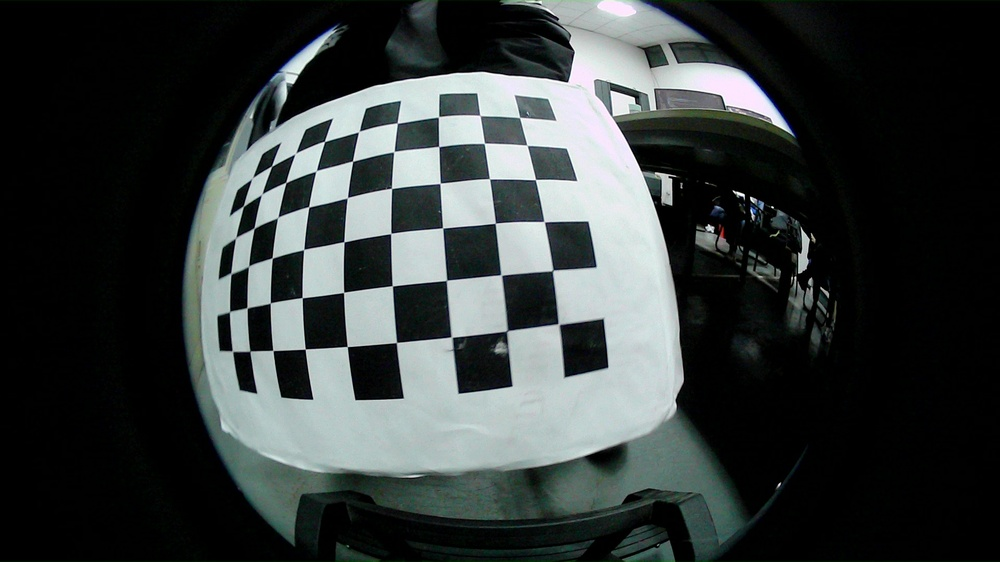
#> input picture AVM/tools/get_matrix_map/get_K_D_matrix/left/1back_distort - frame at 0m31s.jpg, 1000 x 562 px, shrunk from 1920 x 1080 before the run; its folder holds only this picture in this run
$ python 1080p_get_K_D_l.py   (older library calls are emulated)
#> lines starting #> are read from the running program, lines starting #| are printed output that depends on the picture; after the words box and inside, x2 and y2 are one past the last pixel; in counts of white or black regions, pixels touching at a corner belong together
#输入带有棋盘格的图像，脚本计算相机内参和畸变系数
import cv2
assert cv2.__version__[0] >= '3', 'The fisheye module requires opencv version >= 3.0.0'
import numpy as np
import os
import glob
import yaml
CHECKERBOARD = (6,9)#修改行和列
subpix_criteria = (cv2.TERM_CRITERIA_EPS+cv2.TERM_CRITERIA_MAX_ITER, 30, 0.1)
calibration_flags = cv2.fisheye.CALIB_RECOMPUTE_EXTRINSIC+cv2.fisheye.CALIB_CHECK_COND+cv2.fisheye.CALIB_FIX_SKEW
objp = np.zeros((1, CHECKERBOARD[0]*CHECKERBOARD[1], 3), np.float32)
objp[0,:,:2] = np.mgrid[0:CHECKERBOARD[0], 0:CHECKERBOARD[1]].T.reshape(-1, 2)
_img_shape = None
objpoints = [] # 3d point in real world space
imgpoints = [] # 2d points in image plane.
images = glob.glob('D:/mypython/works/fisheye/step1_ub_fisheye/left/*.jpg')  #D:/mypython/works/fisheye/step1_ub_fisheye/front/front/ - frame at 0m41s.jpg
imgcnt=0
for fname in images:
    img = cv2.imread(fname)
#> img is the input picture: shape (562, 1000, 3); mean B, G, R 59.7, 60.2, 54.6
    if _img_shape == None:
        _img_shape = img.shape[:2]
    else:
        assert _img_shape == img.shape[:2], "All images must share the same size."
    gray = cv2.cvtColor(img,cv2.COLOR_BGR2GRAY)
    # Find the chess board corners
    imgcnt+=1
    ret, corners = cv2.findChessboardCorners(gray, CHECKERBOARD, cv2.CALIB_CB_ADAPTIVE_THRESH+cv2.CALIB_CB_FAST_CHECK+cv2.CALIB_CB_NORMALIZE_IMAGE)
#> ret = True; corners = 54 rows, first 8: [519.7, 117.5], [527.2, 145.4], [535.4, 179.5], [544.4, 221.7], [552.8, 270.2], [557.4, 323.5], [479.9, 115.4], [484.4, 143.4]


    # If found, add object points, image points (after refining them)
    if ret == True:
        objpoints.append(objp)
        cv2.cornerSubPix(gray,corners,(3,3),(-1,-1),subpix_criteria)
        imgpoints.append(corners)

        cv2.drawChessboardCorners(img, CHECKERBOARD, corners, ret)
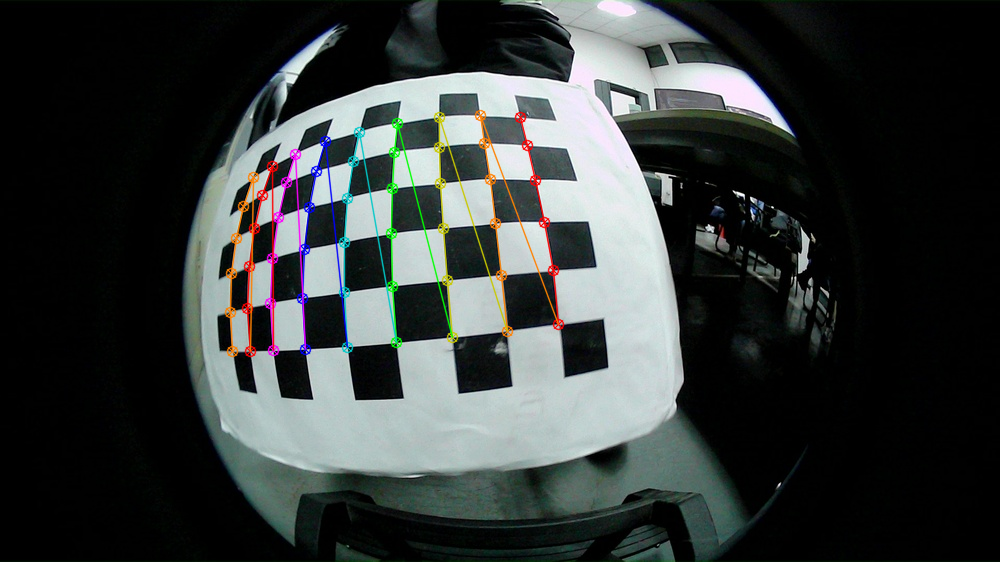
#> img: shape (562, 1000, 3); 2.51% of pixels changed, all inside (x1, y1, x2, y2) = (224, 109, 565, 358)

        # Display the image with corners
        output_dir = "D:/mypython/works/fisheye/step1_ub_fisheye/findcheekboard/"
        os.makedirs(output_dir, exist_ok=True)
        save_path = os.path.join("D:/mypython/works/fisheye/step1_ub_fisheye/findcheekboard/", f"corners_{imgcnt}.jpg")
        cv2.imwrite(save_path, img)
        cv2.imshow('Chessboard Corners', img)
        cv2.waitKey(500)  # Display for 500 milliseconds

    else:
        print(fname, "findChessboardCorners failed")
N_OK = len(objpoints)
K = np.zeros((3, 3))
D = np.zeros((4, 1))
rvecs = [np.zeros((1, 1, 3), dtype=np.float64) for i in range(N_OK)]
tvecs = [np.zeros((1, 1, 3), dtype=np.float64) for i in range(N_OK)]
rms, _, _, _, _ = \
    cv2.fisheye.calibrate(
        objpoints,
        imgpoints,
        gray.shape[::-1],
        K,
        D,
        rvecs,
        tvecs,
        calibration_flags,
        (cv2.TERM_CRITERIA_EPS+cv2.TERM_CRITERIA_MAX_ITER, 30, 1e-6)
    )
#> rms = 20.44


print("imgcnt:", imgcnt)
print("Found " + str(N_OK) + " valid images for calibration")
print("DIM=" + str(_img_shape[::-1]))
#| DIM=(1000, 562)
print("K=np.array(" + str(K.tolist()) + ")")
print("D=np.array(" + str(D.tolist()) + ")")
# 保存字典到YAML文件
calibration_data_l= {
    'K_l': K.tolist(),
    'D_l': D.tolist()

}
output_file = 'D:\\mypython\\works\\fisheye\\output\\calibration_data_left_1080p.yaml'
with open(output_file, 'w') as yaml_file:
    yaml.dump(calibration_data_l, yaml_file)

print(f"Calibration data saved to {output_file}")

#前视
# DIM=(640, 480)
# K=np.array([[284.99502635362364, 0.0, 300.27828654007135], [0.0, 284.5186362068991, 238.4126262617839], [0.0, 0.0, 1.0]])
# D=np.array([[-0.1754512266896831], [-0.00046628297758875045], [0.006797721272022029], [0.0005011272368661744]])

#去畸变

panorama = cv2.imread('D:/mypython/works/fisheye/input/original_img/distorted_l.jpg') #D:/mypython/works/fisheye/measure_img/original_img/distorted_front.jpg
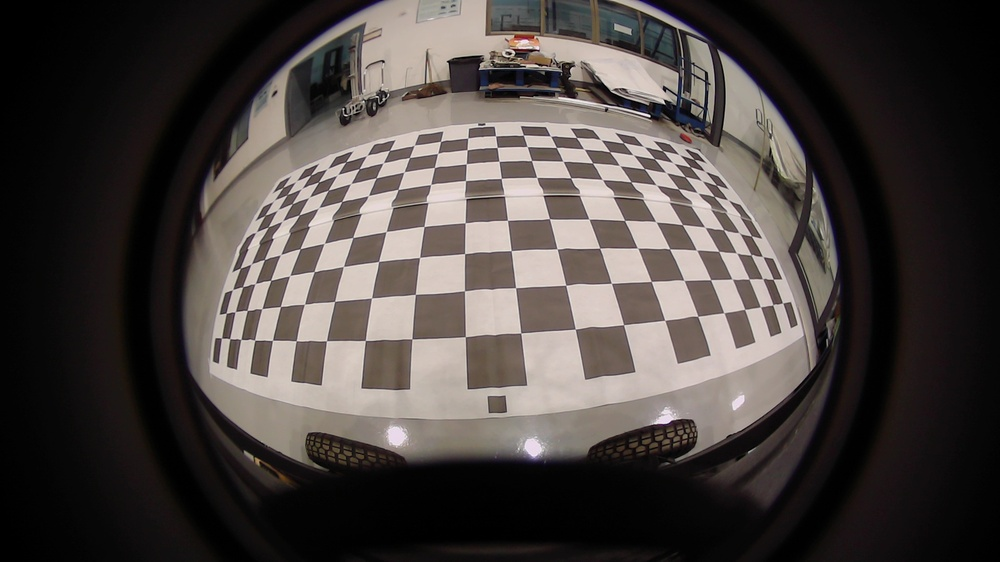
#> input picture AVM/source/input_for_text/distorted_l.jpg, 1000 x 562 px, shrunk from 1920 x 1080 before the run, found by its file name
#> panorama is the input picture: shape (562, 1000, 3); mean B, G, R 64.1, 67, 73.4

# [9 lines of commented-out code are left out]

K_l = K.copy()
K2_l = K.copy()
K2_l[:1,:1]=K[:1,:1]/3
K2_l[1:2,1:2]=K[1:2,1:2]/3
D_l = D.copy()
tx = 0# x 方向的平移像素数
translation_matrix = np.array([[1, 0, tx], [0, 1, 0], [0, 0, 1]],dtype=np.float32)

# 进行鱼眼矫正
width, height = panorama.shape[:2]
#> width = 562; height = 1000
map1, map2 = cv2.fisheye.initUndistortRectifyMap(K_l, D_l, translation_matrix, K2_l, (int(height),int(width)), cv2.CV_16SC2)#修改为对应的参数

undistorted_panorama = cv2.remap(panorama, map1, map2, interpolation=cv2.INTER_LINEAR, borderMode=cv2.BORDER_CONSTANT)
#cv2.imshow('Image', undistorted_panorama)
# 定义裁剪区域

# x1, y1 = 0,0 # 左上角坐标
# x2, y2 = 700,1080   # 右下角坐标

# 进行裁剪
planar_image = undistorted_panorama
cv2.imshow('undistorted', planar_image)
cv2.waitKey(0)
cv2.destroyAllWindows()
cv2.imwrite('D:/mypython/works/fisheye/step1_ub_fisheye/output/undistorted_left.jpg', planar_image)#修改保存路径
